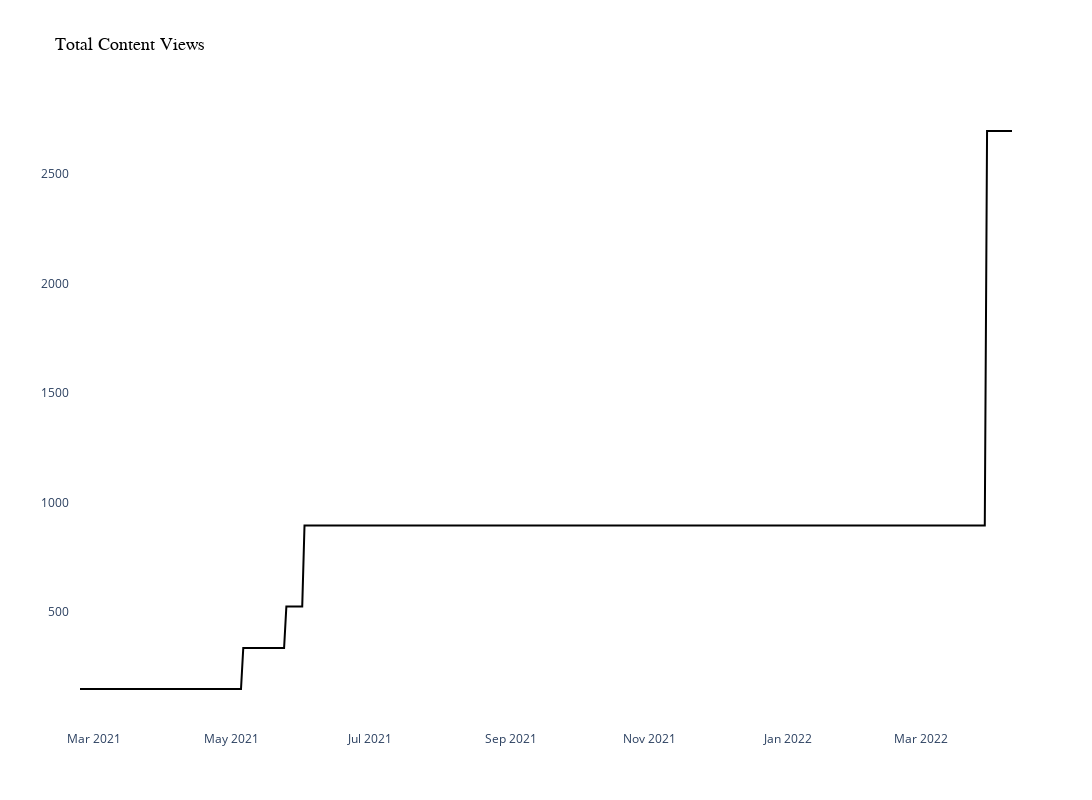

Notebook code for this chart:
### Markdown cell above
### Display result

### Code cell
def create_linechart(df, label, value, title):
    
    # Init
    fig = go.Figure()
    
    # Create fig
    fig.add_trace(
        go.Scatter(
            x=df[label],
            y=df[value],
            mode="lines",
        )
    )
    fig.update_traces(marker_color='black')
    fig.update_layout(
        title=title,
        title_font=dict(family="Arial", size=18, color="black"),
        plot_bgcolor="#ffffff",
        width=1200,
        height=800,
        paper_bgcolor="white",
        margin_pad=10,
    )
    fig.show()
    return fig

fig = create_linechart(df_trend, label="PUBLISHED_DATE", value="value_cum", title='Total Content Views')

### Figure 1 — Plotly figure (JSON) as saved in the notebook; plotly's stock layout.template omitted (floating-point values rounded to 4 significant figures; data arrays with more than 128 entries replaced by an {"elided": "..."} marker saying what was removed)
{"data": [{"marker": {"color": "black"}, "mode": "lines", "type": "scatter", "x": {"elided": "412 str values"}, "y": {"elided": "412 int values"}}], "layout": {"height": 800, "margin": {"pad": 10}, "paper_bgcolor": "white", "plot_bgcolor": "#ffffff", "title": {"font": {"color": "black", "family": "Arial", "size": 18}, "text": "Total Content Views"}, "width": 1200, "xaxis": {"autorange": true, "range": ["2021-02-23", "2022-04-10"], "type": "date"}, "yaxis": {"autorange": true, "range": [7.556, 2836.0], "type": "linear"}}}
